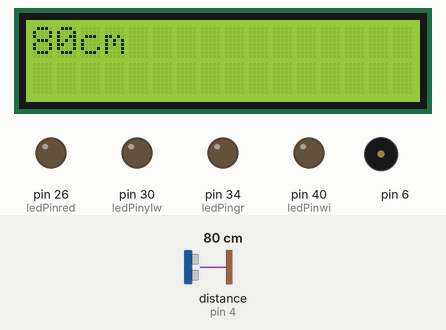
Simulated run of this sketch. Board: Arduino Mega 2560, built with avr-gcc and run on an emulated ATmega2560. On the bench: 16×2 character LCD, output pins drawn as LEDs (lit = HIGH), buzzer (waves = sounding). The inputs (shaded band) are chosen by the test bench; at power-on: distance to the obstacle (sensor on pin 4) 80 cm.

Above: at 1.2 s.
1.3 s: distance to the obstacle (sensor on pin 4) set to 33 cm
At 1.9 s:
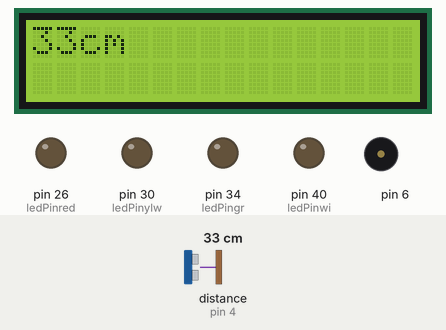
2.8 s: distance to the obstacle (sensor on pin 4) set to 26 cm
At 3.8 s:
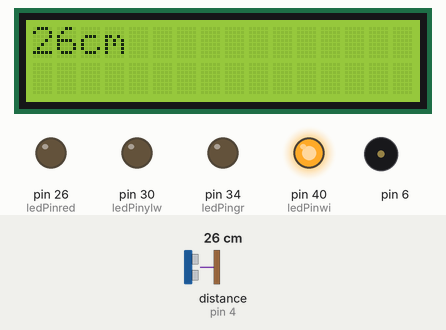
5.8 s: distance to the obstacle (sensor on pin 4) set to 21 cm
At 7.17 s:
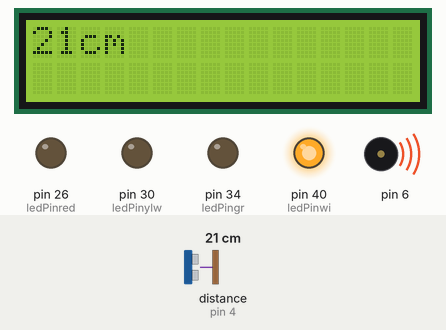
8.8 s: distance to the obstacle (sensor on pin 4) set to 17 cm
At 10.1 s:
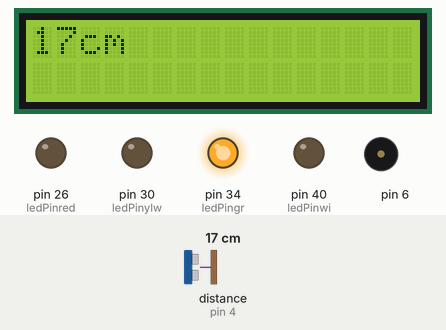
11.8 s: distance to the obstacle (sensor on pin 4) set to 2 cm
At 12.32 s:
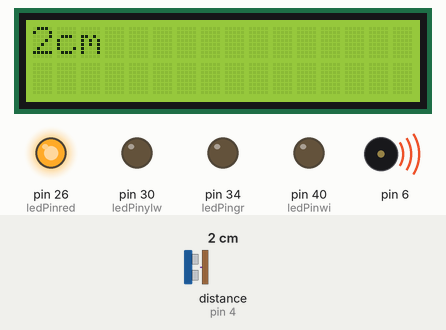
14.8 s: distance to the obstacle (sensor on pin 4) set to 4 cm
At 15.68 s:
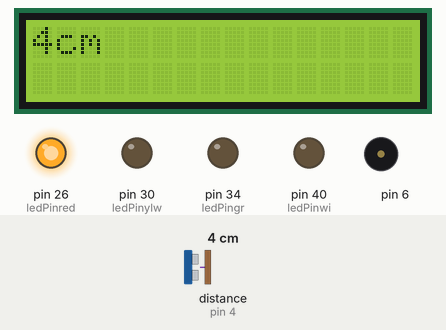
16.5 s: distance to the obstacle (sensor on pin 4) set to 7 cm
Timing chart, 0 to 20.5 s (numbered marks = the images above; inputs shaded):
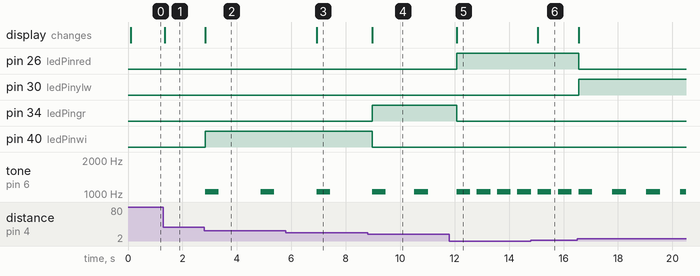

Measured:
- the behaviour switches between 31 and 30 cm on distance to the obstacle (sensor on pin 4) (found by bisection; images 1 and 2)
- the behaviour switches between 20 and 19 cm on distance to the obstacle (sensor on pin 4) (found by bisection; images 3 and 4)
- after the input at 1.3 s, the display: changes after 0.05 s (image 1)
- after the input at 2.8 s, pin 40 (ledPinwi): LOW → HIGH at once; tone on pin 6: alternates 1047 Hz for 0.50 s and silent for 1.5 s, starting at once; the display: changes at once (image 2)
- after the input at 5.8 s, the display: changes after 1.1 s (image 3)
- after the input at 8.8 s, pin 34 (ledPingr): LOW → HIGH after 0.18 s; pin 40 (ledPinwi): HIGH → LOW after 0.18 s; the display: changes after 0.18 s (image 4)
- after the input at 11.8 s, pin 26 (ledPinred): LOW → HIGH after 0.27 s; pin 34 (ledPingr): HIGH → LOW after 0.27 s; tone on pin 6: alternates 1047 Hz for 0.50 s and silent for 0.25 s, starting after 1.0 s; the display: changes after 0.27 s (image 5)
- after the input at 14.8 s, the display: changes after 0.26 s (image 6)
- after the input at 16.5 s, pin 26 (ledPinred): HIGH → LOW after 0.05 s; pin 30 (ledPinylw): LOW → HIGH after 0.05 s; tone on pin 6: alternates 1047 Hz for 0.50 s and silent for 0.75 s, starting after 1.3 s

The sketch:

sensor+buz+lcd.ino
```cpp
#include <LiquidCrystal.h>
#include "SR04.h"
#include "pitches.h"
SR04 sr04 = SR04(2,4);
LiquidCrystal lcd(7, 8, 9, 10, 11, 12);
int melody[] = {NOTE_C6};
int duration = 500;
int ledPinwi = 40;
int ledPingr = 34;
int ledPinylw = 30;
int ledPinred = 26;
void setup() {
  lcd.begin(16, 2);
  Serial.begin(9600);
  pinMode(ledPinwi, OUTPUT);
  pinMode(ledPingr, OUTPUT);
  pinMode(ledPinylw, OUTPUT);
  pinMode(ledPinred, OUTPUT);

}

int previousValue = 0;

void loop() {
  int currentValue = sr04.Distance();
  if (currentValue != previousValue){
  lcd.clear();
  lcd.print(currentValue);
  lcd.print("cm");
  previousValue = currentValue;
  }
  int thisNote = 0;
    if (currentValue > 30){
      digitalWrite(ledPinwi, LOW);
      digitalWrite(ledPingr, LOW);
      digitalWrite(ledPinylw, LOW);
      digitalWrite(ledPinred, LOW);
    }
    if (currentValue >= 20 && currentValue <= 30){
      digitalWrite(ledPinwi, HIGH);
      digitalWrite(ledPingr, LOW);
      digitalWrite(ledPinylw, LOW);
      digitalWrite(ledPinred, LOW);
      tone(6, melody[thisNote], duration);
      delay(2000);
    }
    if (currentValue > 15 && currentValue < 20){
      digitalWrite(ledPinwi, LOW);
      digitalWrite(ledPingr, HIGH);
      digitalWrite(ledPinylw, LOW);
      digitalWrite(ledPinred, LOW);
      tone(6, melody[thisNote], duration);
      delay(1500);
    }
    if (currentValue > 5 && currentValue < 15){
      digitalWrite(ledPinwi, LOW);
      digitalWrite(ledPingr, LOW);
      digitalWrite(ledPinylw, HIGH);
      digitalWrite(ledPinred, LOW);
      tone(6, melody[thisNote], duration);
      delay(1200);
    }
    if (currentValue <= 5){
      digitalWrite(ledPinwi, LOW);
      digitalWrite(ledPingr, LOW);
      digitalWrite(ledPinylw, LOW);
      digitalWrite(ledPinred, HIGH);
      tone(6, melody[thisNote], duration);
      delay(700);
    }

  delay(20);
}
```
